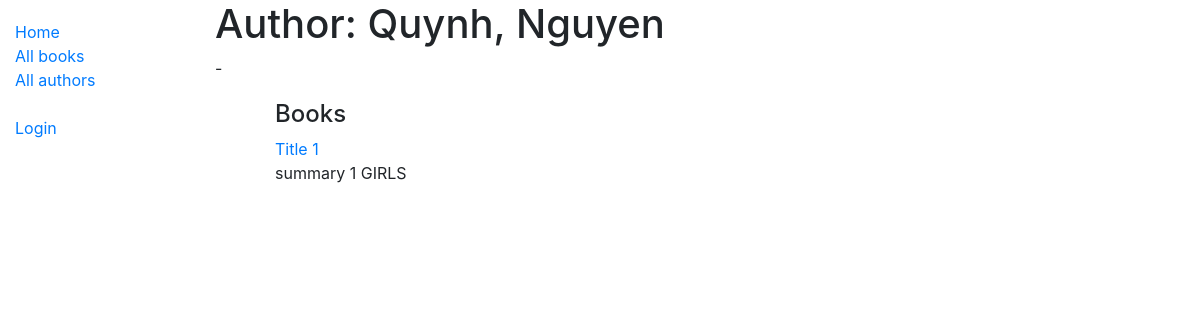
/catalog/author/3, run on an earlier commit of the app's database.
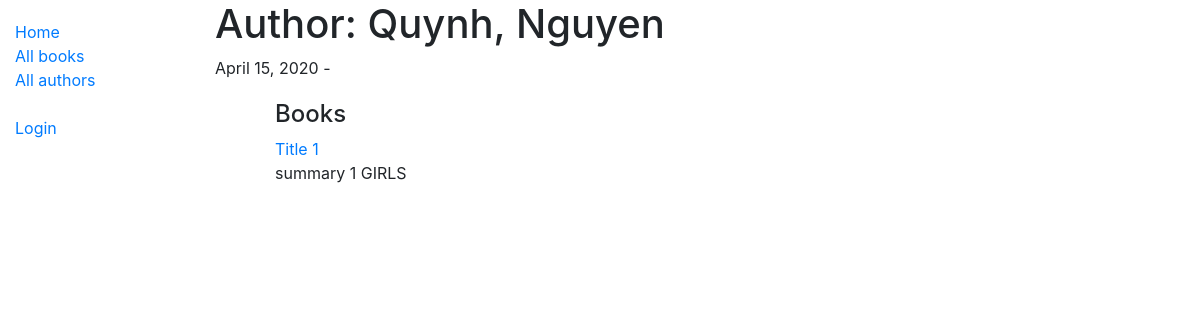
And on a later commit of the database.
### catalog/models.py (models this page shows, shortened)
class Author(models.Model):
    first_name = models.CharField(max_length=100)
    last_name = models.CharField(max_length=100)
    date_of_birth = models.DateField(null=True, blank=True)
    date_of_death = models.DateField("died", null=True, blank=True)
    class Meta:
        ordering = ["last_name", "first_name"]

### catalog/views.py (the view)
# urls.py: path('author/<int:pk>', views.AuthorDetailView.as_view(), name='author-detail'),
class AuthorDetailView(generic.DetailView):
    model = Author

### catalog/templates/catalog/author_detail.html (shortened to what this page needs)
{% extends "base_generic.html" %}
{% block content %}
  <h1>Author: {{ author.last_name }}, {{ author.first_name }}</h1>
  <p>
    {% if author.date_of_birth %}
    {{ author.date_of_birth }}
    {% endif %} -
  </p>
  <ul>
    <div style="margin-left:20px;margin-top:20px">
      <h4>Books</h4>
      {% for book in author.book_set.all %}
        <a href="{% url 'book-detail' book.pk %}">{{ book.title }}</a>
        <p>{{ book.summary }}</p>
      {% endfor %}
    </div>
  </ul>
{% endblock %}

What changed in the data, as far as the page shows it:
changed Author "Quynh": date_of_birth (not shown) → "April 15, 2020"
